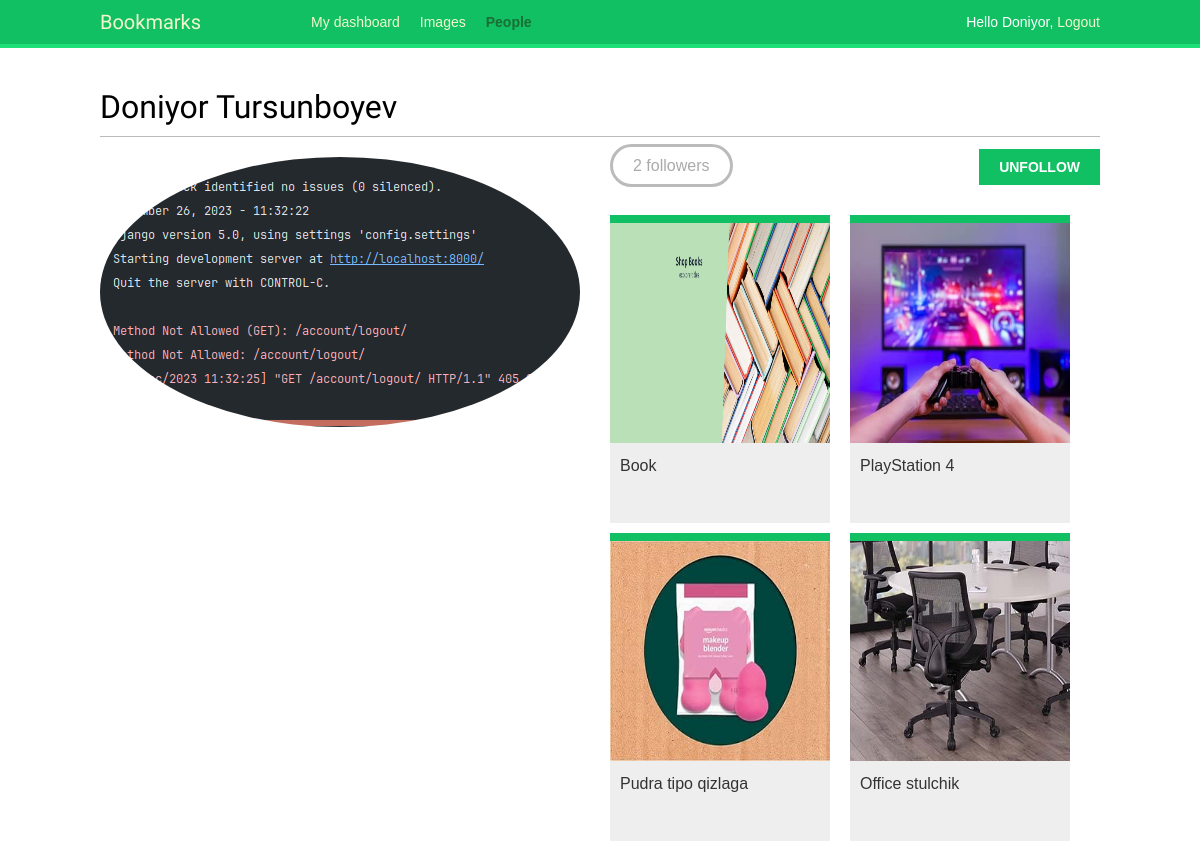
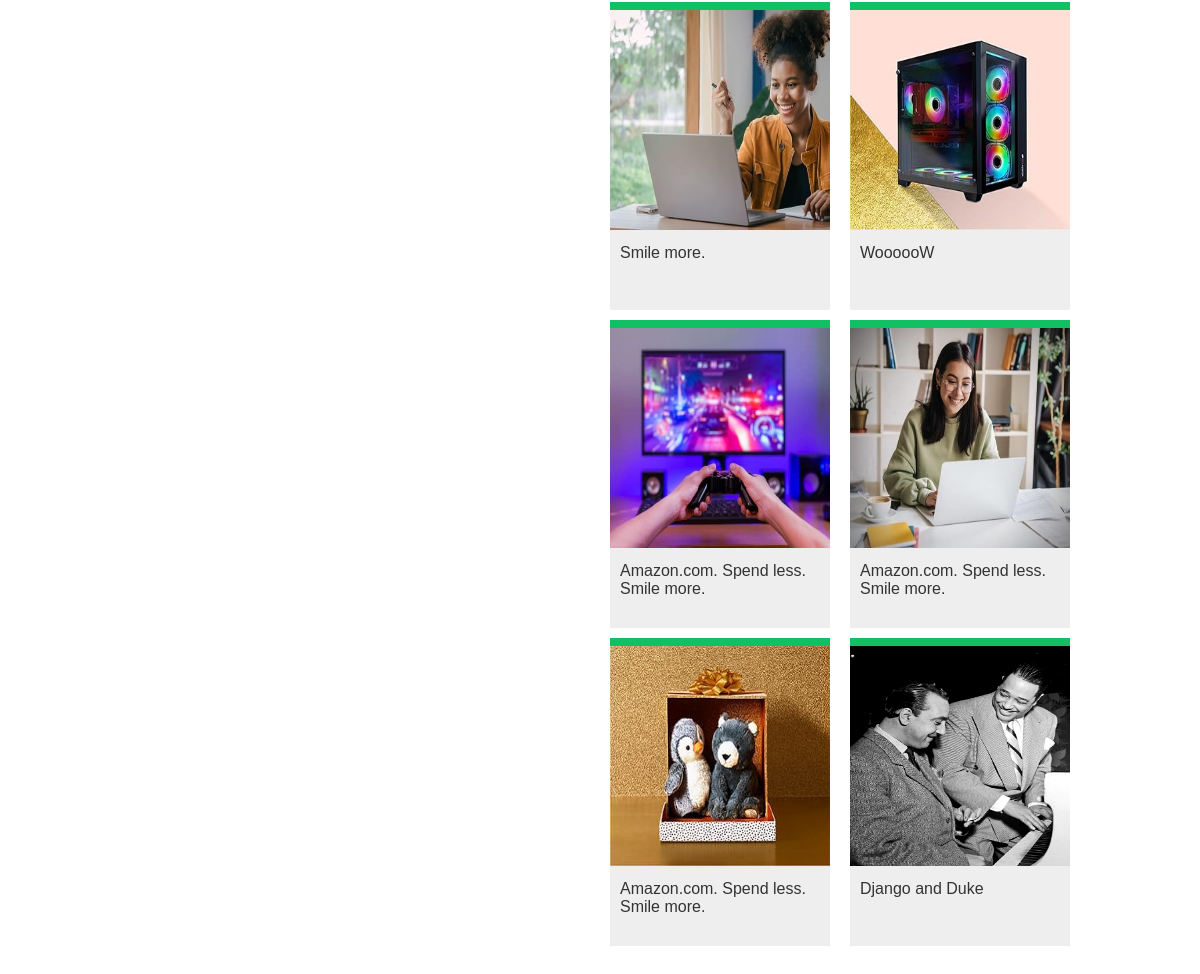
/account/users/admin/ (signed in), run on the app's committed database (2 pictures, top to bottom).
### account/models.py (models this page shows, shortened)
class Profile(models.Model):
    user = models.OneToOneField(settings.AUTH_USER_MODEL,
                                on_delete=models.CASCADE)
    date_of_birth = models.DateField(blank=True, null=True)
    photo = models.ImageField(upload_to='users/%Y/%m/%d/',
                              blank=True)

### images/models.py (models this page shows, shortened)
class Image(models.Model):
    user = models.ForeignKey(settings.AUTH_USER_MODEL,
                             related_name='images_created',
                             on_delete=models.CASCADE)
    title = models.CharField(max_length=200)
    slug = models.SlugField(max_length=200,
                            blank=True)
    url = models.URLField(max_length=2000)
    image = models.ImageField(upload_to='images/%Y/%m/%d/')
    description = models.TextField(blank=True)
    created = models.DateTimeField(auto_now_add=True,
                                   db_index=True)
    users_like = models.ManyToManyField(settings.AUTH_USER_MODEL,
                                        related_name='images_liked',
                                        blank=True)
    total_likes = models.PositiveIntegerField(default=0)
    class Meta:
        indexes = [
            models.Index(fields=['-created']),
            models.Index(fields=['-total_likes'])
        ]
        ordering = ['-created']
    def get_absolute_url(self):
        return reverse('images:detail', args=[self.id,
                                              self.slug])

### account/views.py (the view)
# urls.py: path('users/<username>/', views.user_detail, name='user_detail'),
@login_required
def user_detail(request, username):
    user = get_object_or_404(User,
                             username=username,
                             is_active=True)
    return render(request,
                  'account/user/detail.html',
                  {'section': 'people',
                   'user': user})

### account/templates/account/user/detail.html (shortened to what this page needs)
{% extends "base.html" %}
{% load thumbnail %}
{% block content %}
  <h1>{{ user.get_full_name }}</h1>
  <div class="profile-info">
    <img src="{% thumbnail user.profile.photo 180x180 %}" class="user-detail">
  </div>
  {% with total_followers=user.followers.count %}
    <span class="count">
      <span class="total">{{ total_followers }}</span>
      follower{{ total_followers|pluralize }}
    </span>
    <a href="#" data-id="{{ user.id }}" data-action="{% if request.user in user.followers.all %}un{% endif %}follow" class="follow button">
      {% if request.user not in user.followers.all %}
        Follow
      {% else %}
        Unfollow
      {% endif %}
    </a>
    <div id="image-list" class="image-container">
      {% include "images/image/list_images.html" with images=user.images_created.all %}
    </div>
  {% endwith %}
{% endblock %}

### templates/base.html (shortened to what this page needs)
{% load static %}
<!DOCTYPE html>
<html>
<head>
  <link href="{% static "css/base.css" %}" rel="stylesheet">
</head>
<body>
  <div id="header">
    <span class="logo">Bookmarks</span>
    {% if request.user.is_authenticated %}
      <ul class="menu">
        <li {% if section == "dashboard" %}class="selected"{% endif %}>
          <a href="{% url "dashboard" %}">My dashboard</a>
        </li>
        <li {% if section == "images" %}class="selected"{% endif %}>
          <a href="{% url "images:list" %}">Images</a>
        </li>
        <li {% if section == "people" %}class="selected"{% endif %}>
          <a href="{% url "user_list" %}">People</a>
        </li>
      </ul>
    {% endif %}
    <span class="user">
      {% if request.user.is_authenticated %}
        Hello {{ request.user.first_name|default:request.user.username }},
        <a href="{% url "logout" %}">Logout</a>
      {% else %}
        <a href="{% url "login" %}">Log-in</a>
      {% endif %}
    </span>
  </div>
  <div id="content">
    {% block content %}
    {% endblock %}
  </div>
</body>
</html>

### images/templates/images/image/list_images.html
{% load thumbnail %}
{% for image in images %}
  <div class="image">
    <a href="{{ image.get_absolute_url }}">
      {% thumbnail image.image 300x300 crop="smart" as im %}
      <a href="{{ image.get_absolute_url }}">
        <img src="{{ im.url }}">
      </a>
    </a>
    <div class="info">
      <a href="{{ image.get_absolute_url }}" class="title">
        {{ image.title }}
      </a>
    </div>
  </div>
{% endfor %}

### templates/static/css/base.css (style rules this page uses)
body { margin:0; padding:0; font-family:helvetica, sans-serif; }
a { color:#12c064; text-decoration:none; }
h1, h2, h3, h4, h5 , h6 { font-family: 'Muli', sans-serif; font-weight:normal; }
h1 { border-bottom:1px solid #bbb; padding:0 0 10px 0; margin:10px 0 20px 0; }
#header { padding:10px 100px; font-size:14px; background:#12c064; color:#fff; border-bottom:4px solid #1cdf78; overflow:auto; }
#header .logo { font-family: 'Muli', sans-serif; float:left; color:#f3f7cc; font-size:20px; margin-right:10%; }
#header ul.menu { list-style:none; float:left; margin:0; padding:0; }
#header ul.menu li { float:left; padding:4px 10px; }
#header ul.menu li.selected a, #header ul.menu li.selected a:hover { color:#1b6d32; font-weight:bold; }
#header a { color:#f3f7cc; }
#header .user { float:right; padding-top:4px; }
#content { padding:30px 100px; }
input[type=submit], a.button { font-weight:bold; background:#12c064; color:#fff; padding:10px 20px; font-size:14px; text-transform:uppercase; }
.count { color:#aaa; border:3px solid #bbb; border-radius:26px; padding:10px 20px; margin:20px 10px 0; }
a.like, a.follow { float:right; margin-top:-8px; }
#image-list { overflow:hidden; }
#image-list .image { float:left; width:220px; height:300px; margin:0 10px 10px 10px; border-top:8px solid #12c064; background:#eee; }
#image-list img { width:220px; height:220px; }
#image-list .info { padding:10px; }
#image-list .info a { color:#333; }
img.user-detail { border-radius:50%; float:left; }
.profile-info { float:left; overflow:auto; margin-right:20px; }
.image-container { margin-top:40px; }

### data on the page
Image: shows a picture, title "Book"
Image: title "PlayStation 4"
Image: shows a picture, title "Pudra tipo qizlaga"
Image: shows a picture, title "Office stulchik"
Image: shows a picture, title "Smile more."
Image: shows a picture, title "WoooooW"
Image: title "Amazon.com. Spend less. Smile more."
Image: shows a picture, title "Amazon.com. Spend less. Smile more."
Image: shows a picture, title "Amazon.com. Spend less. Smile more."
Image: shows a picture, title "Django and Duke"

### other printed values
{{ request.user.first_name|default:request.user.username }} "Doniyor"
{{ user.get_full_name }} "Doniyor Tursunboyev"
{{ total_followers }} "2"
